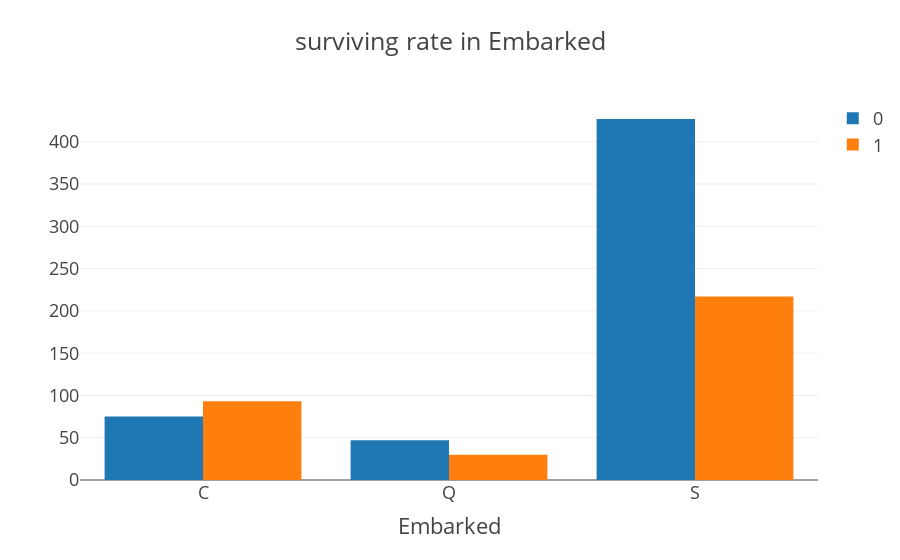

Notebook cell for this chart:
### Code cell
col = "Embarked"
v1 = df_sur[col].value_counts().reset_index()
v1 = v1.rename(columns={col:'count',"index":col})
v1["percent"] = v1["count"].apply(lambda x:100*x/sum(v1["count"]))
v1 = v1.sort_values(col)

v2 = df_not[col].value_counts().reset_index()
v2 = v2.rename(columns={col:'count',"index":col})
v2["percent"] = v2["count"].apply(lambda x:100*x/sum(v1["count"]))
v2 = v2.sort_values(col) 

bar1 = go.Bar(x = v1[col], y=v1["count"], name="0")
bar2 = go.Bar(x=v2[col], y=v2["count"], name="1")

data = [bar1, bar2]
layout={'title':"surviving rate in Embarked",'xaxis':{'title':"Embarked"}}
fig = go.Figure(data=data, layout=layout)
fig.layout.template = "presentation"

iplot(fig)

### Figure 1 — Plotly figure (JSON) as saved in the notebook; plotly's stock layout.template omitted (floating-point values rounded to 4 significant figures)
{"data": [{"name": "0", "type": "bar", "x": ["C", "Q", "S"], "y": [75, 47, 427]}, {"name": "1", "type": "bar", "x": ["C", "Q", "S"], "y": [93, 30, 217]}], "layout": {"title": {"text": "surviving rate in Embarked"}, "xaxis": {"title": {"text": "Embarked"}}}}
